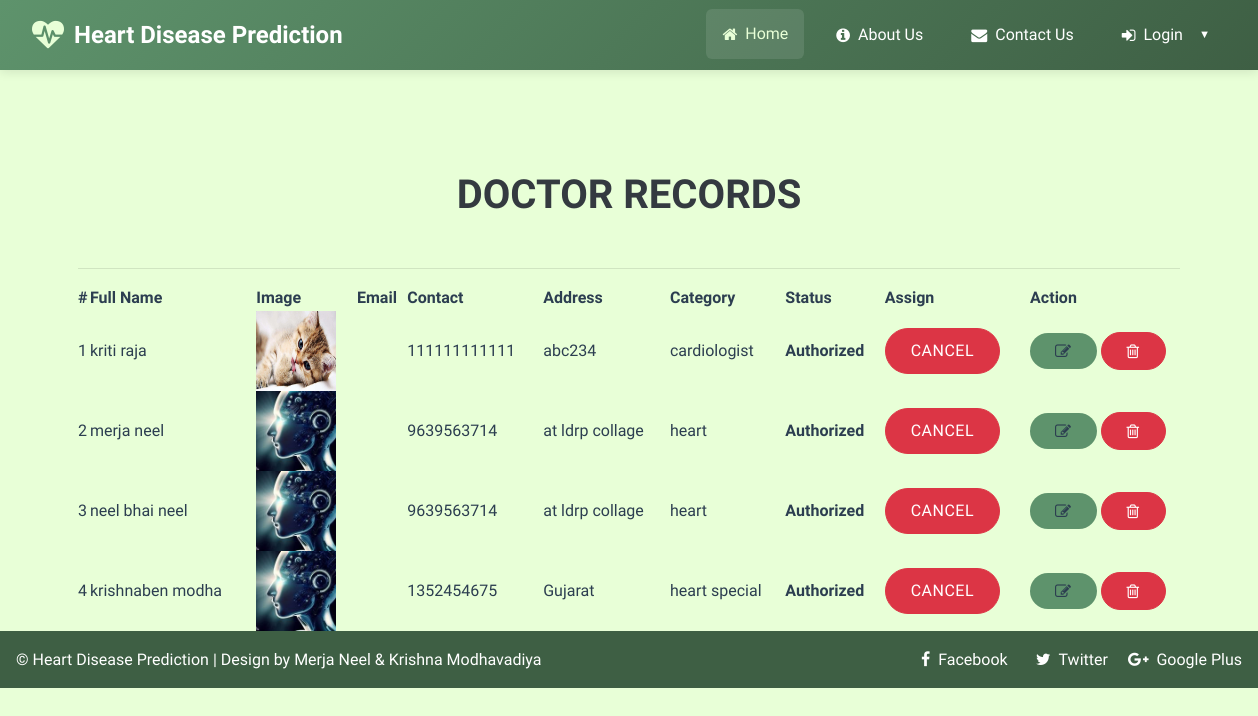
The page /view_doctor (signed in) on the database its author committed.
### health/models.py (models this page shows, shortened)
class Doctor(models.Model):
    status = models.IntegerField(DOCTOR_STATUS, null=True)
    user = models.ForeignKey(User, on_delete=models.CASCADE, null=True)
    contact = models.CharField(max_length=100, null=True)
    address = models.CharField(max_length=100, null=True)
    category = models.CharField(max_length=100, null=True)
    doj = models.DateField(null=True)
    dob = models.DateField(null=True)
    image = models.FileField(null=True)

### health/views.py (the view)
# urls.py: path('view_doctor', View_Doctor,name="view_doctor"),
@login_required(login_url="login")
def View_Doctor(request):
    doc = Doctor.objects.all()
    d = {'doc':doc}
    return render(request,'view_doctor.html',d)

### health/templates/view_doctor.html (shortened to what this page needs)
{% extends 'index.html' %}
{% load static %}
{% block body %}
<div class="container-fluid" style="width:90%;margin-top:8%">
                    <div class="container-fluid">
                        <h1 align="center"class="w3ls-title text-uppercase text-dark font-weight-bold">Doctor Records</h1><br>
                         </div><hr>
                                <table id="example" class="display" style="width:100%">
                                  <thead>
                                    <tr>
                                      <th>#</th>
                                      <th>Full Name</th>
                                      <th>Image</th>
                                      <th>Email</th>
                                      <th>Contact</th>
                                      <th>Address</th>
                                      <th>Category</th>
                                      <th>Status</th>
                                      <th>Assign</th>
                                      <th>Action</th>
                                  </tr>
                              </thead>
                              <tbody>
                              {% for i in doc %}
                                <tr>
                                  <td>{{forloop.counter}}</td>
                                  <td>{{i.user.first_name}} {{i.user.last_name}}</td>
                                  <td><img src="{{i.image.url}}" style="width:80px;height:80px"></td>
                                  <td>{{i.user.email}}</td>
                                  <td>{{i.contact}}</td>
                                  <td>{{i.address}}</td>
                                  <td>{{i.category}}</td>
                                  <td>
                                      {% if i.status == 1 %}
                                      <b>Authorized</b>
                                  {% else %}
                                      <b>Unauthorized</b>
                                      {% endif %}
                                  </td>
                                    <td>{% if i.status == 1 %}
                                        <a href="{% url 'assign_status' i.id %}" onclick="return confirm('Do you want to withdraw approval to doctor : {{i.user.first_name}}?')"><button class="btn btn-danger">Cancel</button></a>
                                        {% else %}
                                        <a href="{% url 'assign_status' i.id %}" onclick="return confirm('Do you want to give approve to doctor : {{i.user.first_name}}?')"><button class="btn btn-success">Assign</button></a>
                                        {% endif %}
                                    </td>
                                    <td style="width:150px">
                                      <a href="{% url 'change_doctor' i.id %}" ><button class="btn btn-primary"><i class="fa fa-edit"></i></button></a>
                                      <a href="{% url 'delete_doctor' i.id %}" ><button class="btn btn-danger" onclick="return confirm('Are you sure?')"><i class="fa fa-trash-o"></i></button></a></td>
                              </tr>
                              {% endfor %}
                          </tbody>
                      </table>
                  </div>
{% endblock %}

### health/templates/index.html (shortened to what this page needs)
<!DOCTYPE html>
{% load static %}
<html lang="en">
<head>
	<link rel="stylesheet" href="{% static 'css/bootstrap.css' %}">
	<link href="{% static 'css/css_slider.css' %}" type="text/css" rel="stylesheet" media="all">
	<link rel="stylesheet" href="{% static 'css/style.css' %}" type="text/css" media="all" />
	<link href="{% static 'css/font-awesome.min.css' %}" rel="stylesheet">
</head>
<body>
	<div class="main">
		<header class="modern-navbar">
			<div class="navbar-container">
				<a href="{% url 'home' %}" class="navbar-brand">
					<i class="fa fa-heartbeat"></i>
					Heart Disease Prediction
				</a>
				<ul class="navbar-menu" id="navbarMenu">
					{% if request.user.is_staff %}
						<li><a href="{% url 'admin_home' %}" class="active"><i class="fa fa-home"></i> Home</a></li>
						<li class="navbar-dropdown">
							<a href="#"><i class="fa fa-user-md"></i> Doctor</a>
							<ul class="navbar-dropdown-menu">
								<li><a href="/add_doctor">Add Doctor</a></li>
								<li><a href="/view_doctor">View Doctor</a></li>
							</ul>
						</li>
						<li><a href="/view_patient"><i class="fa fa-users"></i> Patient</a></li>
						<li><a href="/view_search_pat"><i class="fa fa-search"></i> Searched Data</a></li>
						<li><a href="/view_feedback"><i class="fa fa-comments"></i> Feedback</a></li>
						<li class="navbar-dropdown">
							<a href="#"><i class="fa fa-user"></i> {{request.user.username}}</a>
							<ul class="navbar-dropdown-menu">
								<li><a href="{% url 'change_password' %}">Change Password</a></li>
								<li><a href="{% url 'logout' %}">Logout</a></li>
							</ul>
						</li>
					{% else %}
						<li><a href="{% url 'home' %}" class="active"><i class="fa fa-home"></i> Home</a></li>
						<li><a href="{% url 'about' %}"><i class="fa fa-info-circle"></i> About Us</a></li>
						<li><a href="{% url 'contact' %}"><i class="fa fa-envelope"></i> Contact Us</a></li>
						<li class="navbar-dropdown">
							<a href="#"><i class="fa fa-sign-in"></i> Login</a>
						</li>
					{% endif %}
				</ul>
			</div>
		</header>
		{% block body %}
		{% endblock %}
	</div>
	<div class="copy-w3pvt d-flex justify-content-between align-items-center py-3 px-3" style="background:#3E5F44;color:white">
		<p class="mb-0" style="color:white">&copy; Heart Disease Prediction | Design by Merja Neel & Krishna Modhavadiya</p>
		<ul class="list-inline mb-0" style="color:white">
			<li class="list-inline-item">
				<a href="#" style="color:white" class="facebook">
					<span class="fa fa-facebook-f mr-2"></span>Facebook</a>
			</li>
			<li class="list-inline-item mx-3">
				<a href="#" style="color:white" class="twitter">
					<span class="fa fa-twitter mr-2"></span>Twitter</a>
			</li>
			<li class="list-inline-item">
				<a href="#" style="color:white" class="google">
					<span class="fa fa-google-plus mr-2"></span>Google Plus</a>
			</li>
		</ul>
	</div>
</body>
</html>

### health/static/css/style.css (style rules this page uses)
:root { --primary-color: #3E5F44; --primary-hover: #2d4530; --secondary-color: #93DA97; --accent-color: #5E936C; --text-light: #ffffff; --text-dark: #2c3e50; --bg-light: #f8f9fa; --transition: all 0.3s cubic-bezier(0.25, 0.8, 0.25, 1); --box-shadow: 0 4px 6px rgba(0, 0, 0, 0.1); --box-shadow-hover: 0 8px 15px rgba(0, 0, 0, 0.15); }
* { margin: 0; padding: 0; box-sizing: border-box; }
body { font-family: 'Mukta', sans-serif; line-height: 1.6; color: var(--text-dark); background-color: #f5f7fa; overflow-x: hidden; }
a { text-decoration: none; transition: var(--transition); color: inherit; }
ul { list-style: none; margin: 0; padding: 0; }
html { scroll-behavior: smooth; }
.btn { padding: 10px 25px; border-radius: 30px; font-weight: 500; letter-spacing: 0.5px; text-transform: uppercase; transition: var(--transition); position: relative; overflow: hidden; z-index: 1; text-decoration: none; display: inline-flex; align-items: center; gap: 0.5rem; }
.btn::before { content: ''; position: absolute; top: 0; left: 0; width: 0; height: 100%; background-color: rgba(255, 255, 255, 0.1); transition: width 0.3s ease; z-index: -1; }
.btn-primary { background-color: var(--primary-color); border-color: var(--primary-color); color: var(--text-light); }

### health/templates/index.html (style rules this page uses)
:root { --primary-color: #3E5F44; --primary-hover: #2d4530; --secondary-color: #93DA97; --accent-color: #5E936C; --text-light: #ffffff; --text-dark: #2c3e50; --bg-light: #f8f9fa; --transition: all 0.3s cubic-bezier(0.25, 0.8, 0.25, 1); --box-shadow: 0 4px 6px rgba(0, 0, 0, 0.1); --box-shadow-hover: 0 8px 15px rgba(0, 0, 0, 0.15); }
.modern-navbar { background: linear-gradient(135deg, var(--primary-color), var(--primary-hover)); box-shadow: 0 2px 10px rgba(0, 0, 0, 0.1); position: sticky; top: 0; z-index: 1000; transition: var(--transition); }
.navbar-container { max-width: 1400px; margin: 0 auto; padding: 0 2rem; display: flex; justify-content: space-between; align-items: center; min-height: 70px; }
.navbar-brand { display: flex; align-items: center; text-decoration: none; color: var(--text-light); font-size: 1.5rem; font-weight: 700; transition: var(--transition); }
.navbar-brand i { margin-right: 10px; font-size: 2rem; color: var(--secondary-color); }
.navbar-menu { display: flex; align-items: center; list-style: none; margin: 0; padding: 0; gap: 1rem; }
.navbar-menu li { position: relative; }
.navbar-menu a { color: var(--text-light); text-decoration: none; padding: 0.75rem 1rem; border-radius: 6px; transition: var(--transition); font-weight: 500; display: flex; align-items: center; gap: 0.5rem; }
.navbar-menu a:hover, .navbar-menu a.active { background: rgba(255, 255, 255, 0.1); color: var(--secondary-color); transform: translateY(-1px); }
.navbar-dropdown { position: relative; }
.navbar-dropdown > a::after { content: '▼'; font-size: 0.7rem; margin-left: 0.5rem; transition: var(--transition); }
.btn-primary { background: var(--secondary-color); color: var(--text-dark); border: none; }
:root { --primary-color: #5E936C; --primary-hover: #3E5F44; --secondary-color: #E8FFD7; --accent-color: #93DA97; --text-color: #2c3e50; --bg-light: #E8FFD7; --card-bg: #ffffff; --card-hover: #f0f0f0; --transition: all 0.3s cubic-bezier(0.25, 0.8, 0.25, 1); --box-shadow: 0 2px 10px rgba(0, 0, 0, 0.1); --box-shadow-hover: 0 5px 15px rgba(0, 0, 0, 0.15); }
body { background-color: var(--bg-light); color: var(--text-color); font-family: 'Mukta', sans-serif; line-height: 1.6; overflow-x: hidden; }
html { scroll-behavior: smooth; }
.btn { padding: 10px 25px; border-radius: 30px; font-weight: 500; letter-spacing: 0.5px; text-transform: uppercase; transition: var(--transition); position: relative; overflow: hidden; z-index: 1; }
.btn::before { content: ''; position: absolute; top: 0; left: 0; width: 0; height: 100%; background-color: rgba(255, 255, 255, 0.1); transition: width 0.3s ease; z-index: -1; }
.btn-primary { background-color: var(--primary-color); border-color: var(--primary-color); }

### rows shown on the page
Doctor: user.first_name "kriti", user.last_name "raja", image (picture), contact "111111111111", address "abc234", category "cardiologist", status "Authorized"
Doctor: user.first_name "merja", user.last_name "neel", image (picture), contact "9639563714", address "at ldrp collage", category "heart", status "Authorized"
Doctor: user.first_name "neel bhai", user.last_name "neel", image (picture), contact "9639563714", address "at ldrp collage", category "heart", status "Authorized"
Doctor: user.first_name "krishnaben", user.last_name "modha", image (picture), contact "1352454675", address "Gujarat", category "heart special", status "Authorized"
